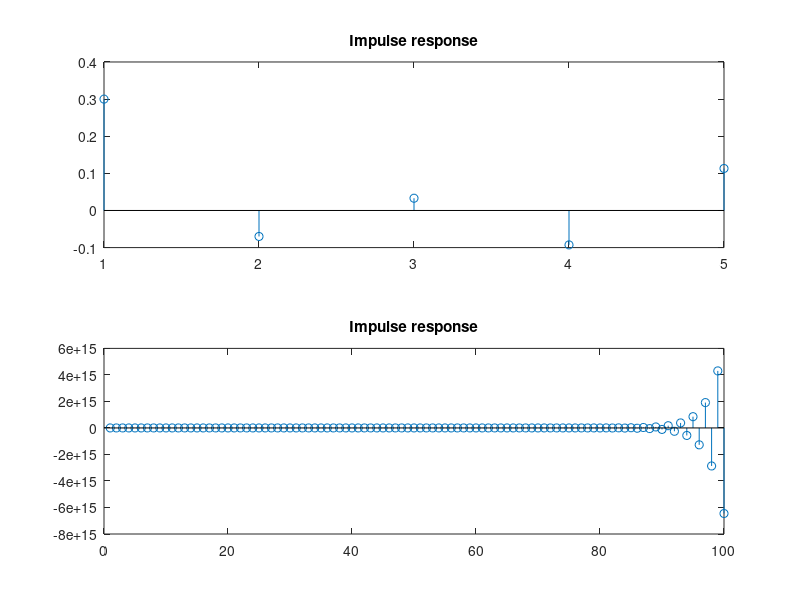

The MATLAB source for this figure:
clc
N = 5;
num = [0.3 0.2 -0.3];
den = [1 0.9 -0.9];
h = impz(num,den,N);
subplot(211);
stem(h);
title('Impulse response');
N = 100;
h = impz(num,den,N);
subplot(212);
stem(h);
title('Impulse response');

